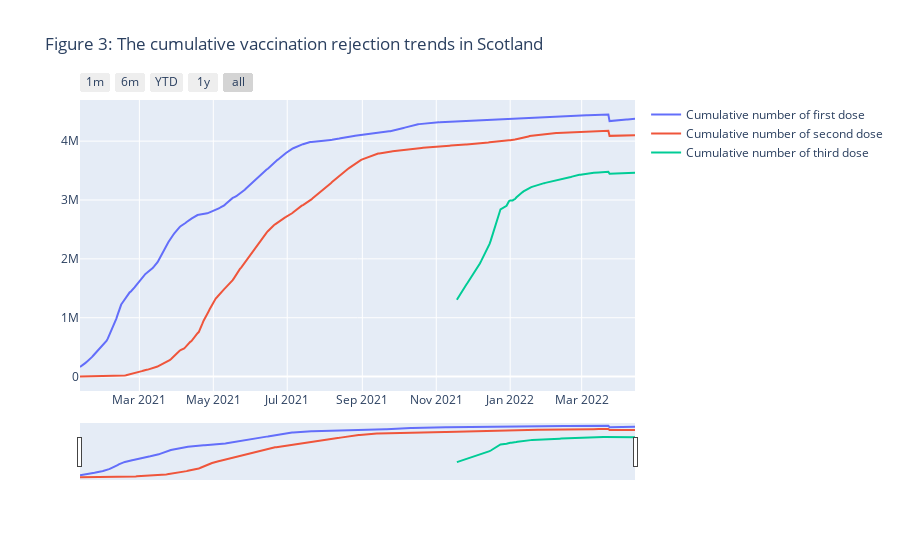

The notebook cell this image was saved under:
### Code cell
# create figure 3
fig = go.Figure()
fig.add_trace(
    go.Scatter(x=list(plot2.Date), y=list(plot2.Dose1),name="Cumulative number of first dose"))
fig.add_trace(
    go.Scatter(x=list(plot2.Date), y=list(plot2.Dose2),name="Cumulative number of second dose"))
fig.add_trace(
    go.Scatter(x=list(plot2.Date), y=list(plot2.Dose3),name="Cumulative number of third dose"))
fig.update_layout(
    title_text="Figure 3: The cumulative vaccination rejection trends in Scotland"
)
slide_controls()
fig.show()

### Figure 1 — Plotly figure (JSON) as saved in the notebook; plotly's stock layout.template omitted (floating-point values rounded to 4 significant figures; data arrays with more than 128 entries replaced by an {"elided": "..."} marker saying what was removed)
{"data": [{"name": "Cumulative number of first dose", "type": "scatter", "x": {"elided": "451 str values"}, "y": {"elided": "451 int values"}}, {"name": "Cumulative number of second dose", "type": "scatter", "x": {"elided": "451 str values"}, "y": {"elided": "451 int values"}}, {"name": "Cumulative number of third dose", "type": "scatter", "x": {"elided": "451 str values"}, "y": {"elided": "451 int values"}}], "layout": {"title": {"text": "Figure 3: The cumulative vaccination rejection trends in Scotland"}, "xaxis": {"rangeselector": {"buttons": [{"count": 1, "label": "1m", "step": "month", "stepmode": "backward"}, {"count": 6, "label": "6m", "step": "month", "stepmode": "backward"}, {"count": 1, "label": "YTD", "step": "year", "stepmode": "todate"}, {"count": 1, "label": "1y", "step": "year", "stepmode": "backward"}, {"step": "all"}]}, "rangeslider": {"visible": true}, "type": "date"}}}
